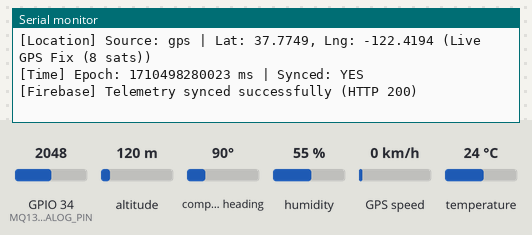
Bench run of a sketch on a simulated ESP32. On the bench: the last lines printed to the serial monitor. The test bench sets the inputs (shaded band); at power-on: GPIO 34 (MQ135_ANALOG_PIN) = 2048, altitude 120 m, compass heading 90°, humidity 55 %, GPS speed 0 km/h, temperature 24 °C. WiFi joins after 1.5 s; servers stay silent unless stated; uploads are accepted with an empty reply; the local clock reads 2024-03-15 10:24:30 at power-on unless the sketch sets it; the GPS gets a fix after 3 s at 37.7749, -122.4194 with 8 satellites.

Above: at 11.4 s.
11.5 s: GPIO 34 (MQ135_ANALOG_PIN) set to 2352
13.0 s: GPIO 34 (MQ135_ANALOG_PIN) set to 2452
At 21.6 s:
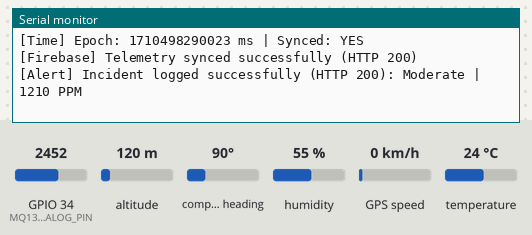
21.9 s: GPIO 34 (MQ135_ANALOG_PIN) set to 2579
23.4 s: GPIO 34 (MQ135_ANALOG_PIN) set to 2689
At 31.9 s:
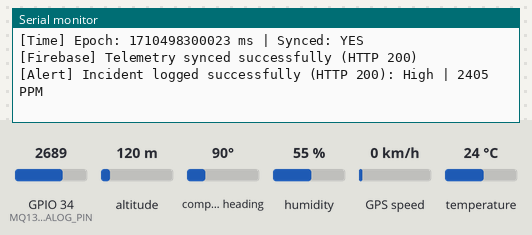

The sketch:

pollution_monitor.ino
```cpp
/*
 * ==============================================================================
 * Project: CityFleet IoT Pollution & Environmental Monitoring System
 * Target Hardware: ESP32-WROOM-32
 * Sensors: MQ-135 (Gas), DHT11 (Temp/Hum), NEO-6M (GPS)
 * Cloud Backend: Google Firebase Realtime Database
 * ==============================================================================
 * Standalone Consolidated Firmware:
 * All Wi-Fi, Firebase, pin assignments, thresholds, and calibration settings
 * are defined directly in this file. No external header files (config.h/secrets.h)
 * are required.
 * ==============================================================================
 */

#include <WiFi.h>
#include <HTTPClient.h>
#include <HardwareSerial.h>
#include <TinyGPSPlus.h>
#include <DHT.h>
#include <ArduinoJson.h>
#include <time.h>

// ==============================================================================
// 1. Wi-Fi Access Point Credentials
// ==============================================================================
#define WIFI_SSID              "Rohan"
#define WIFI_PASSWORD          "098765432"

// ==============================================================================
// 2. Google Firebase Realtime Database Configuration
// ==============================================================================
#define FIREBASE_HOST          "https://pollutionmonitoring-4156-69176-default-rtdb.firebaseio.com"
#define FIREBASE_AUTH          "****************************************"
#define VEHICLE_ID             "KA01-5522"

// ==============================================================================
// 3. Hardware Pin Assignments (ESP32-WROOM-32)
// ==============================================================================
// MQ-135 Gas Sensor (Must use an ADC1 pin: GPIO 32-39 to avoid Wi-Fi conflicts)
#define MQ135_ANALOG_PIN       34

// DHT11 Temperature & Relative Humidity Sensor
#define DHTPIN                 4
#define DHTTYPE                DHT11

// NEO-6M GPS Module (HardwareSerial 2)
#define GPS_RX_PIN             26  // ESP32 RX2 (GPIO 26) <- NEO-6M TX
#define GPS_TX_PIN             27  // ESP32 TX2 (GPIO 27) -> NEO-6M RX
#define GPS_BAUD               9600

// ==============================================================================
// 4. Indoor GPS & Demonstration Fallback
// ==============================================================================
// When testing indoors where satellite signal is unavailable, fallback is used.
#define ENABLE_DEMO_GPS_FALLBACK true
#define DEMO_LOCATION_NAME     "Mijar, Moodbidri"
#define DEMO_LATITUDE          13.023600
#define DEMO_LONGITUDE         74.967600

// ==============================================================================
// 5. MQ-135 Calibration Parameters & AQI Thresholds
// ==============================================================================
#define MQ135_RL_OHMS          10000.0       // 10k load resistor on typical breakout boards
#define MQ135_R0_CLEAN_AIR     10000.0       // Baseline reference placeholder
#define MQ135_CURVE_A          116.6020682   // Power-law curve coefficient A
#define MQ135_CURVE_B          -2.769034857  // Power-law curve coefficient B

#define THRESHOLD_NORMAL       1000          // Good / Healthy air (PPM)
#define THRESHOLD_MODERATE     2000          // Moderate / Caution level (PPM)
#define THRESHOLD_CRITICAL     2500          // High / Hazardous level (PPM)

// ==============================================================================
// 6. Timing, Alert Rate-Limiting & SNTP Clock Settings
// ==============================================================================
#define SEND_INTERVAL_MS       10000         // Telemetry transmission interval (10 seconds)
#define ALERT_COOLDOWN_MS      60000         // 60-second cooldown between alerts for continuous breach
#define HTTP_TIMEOUT_MS        4000          // 4-second HTTP timeout for Firebase REST calls

#define NTP_SERVER_1           "pool.ntp.org"
#define NTP_SERVER_2           "time.google.com"
#define GMT_OFFSET_SEC         19800         // IST: UTC + 5:30 (5.5 * 3600 = 19800 seconds)
#define DAYLIGHT_OFFSET_SEC    0

// ==============================================================================
// Hardware Objects
// ==============================================================================
DHT dht(DHTPIN, DHTTYPE);
TinyGPSPlus gps;
HardwareSerial gpsSerial(2);

// Telemetry State
float cumulative_emission = 0.0;
unsigned long lastSendTime = 0;

// Alert Debounce & Cooldown State
String lastAlertStatus = "Normal";
unsigned long lastAlertTime = 0;

// Time Sync State
bool ntpConfigured = false;

// ==============================================================================
// Helper: Obtain Epoch Timestamp (Milliseconds) via NTP
// ==============================================================================
uint64_t getEpochTimestampMs(bool &isSynced) {
  time_t now;
  if (time(&now) > 1700000000) { // Valid time after Nov 2023
    isSynced = true;
    return ((uint64_t)now * 1000ULL) + (millis() % 1000);
  }
  isSynced = false;
  return millis();
}

// ==============================================================================
// Helper: MQ-135 Gas Sensor Reading & Power-Law Approximation
// ==============================================================================
float readMQ135PPM(int &rawADC, float &sensorVoltage, float &Rs, float &ratio, float &ppm_raw) {
  rawADC = analogRead(MQ135_ANALOG_PIN);
  sensorVoltage = (rawADC / 4095.0f) * 3.3f;

  // Protect against divide-by-zero or short-circuits
  if (sensorVoltage <= 0.05f) sensorVoltage = 0.05f;
  if (sensorVoltage >= 3.25f) sensorVoltage = 3.25f;

  // Calculate sensor resistance: Rs = ((Vc - Vout) / Vout) * RL
  Rs = ((3.3f - sensorVoltage) / sensorVoltage) * MQ135_RL_OHMS;

  // Clean-air baseline reference for uncalibrated sensor operation:
  // In the power curve (PPM = A * (Rs/R0)^B), clean air (~400 PPM background CO2)
  // corresponds to a ratio of (400 / A)^(1/B) ≈ 0.641.
  // Establishing an uncalibrated fresh-air baseline reference (R0 = Rs_baseline / 0.641)
  // allows PPM estimates to dynamically track real sensor resistance fluctuations.
  static float mq135_baseline_rs = 0.0f;
  if (mq135_baseline_rs <= 0.0f) {
    mq135_baseline_rs = Rs;
  } else if (Rs > mq135_baseline_rs) {
    mq135_baseline_rs = (mq135_baseline_rs * 0.95f) + (Rs * 0.05f);
  }

  float r0;
  if (MQ135_R0_CLEAN_AIR > 0.0f && MQ135_R0_CLEAN_AIR != 10000.0f) {
    r0 = MQ135_R0_CLEAN_AIR;
  } else {
    float cleanAirRatio = pow(400.0f / MQ135_CURVE_A, 1.0f / MQ135_CURVE_B);
    r0 = mq135_baseline_rs / cleanAirRatio;
  }

  // Power-law curve approximation for CO2 equivalent: PPM = A * (Rs / R0) ^ B
  ratio = Rs / r0;
  ppm_raw = MQ135_CURVE_A * pow(ratio, MQ135_CURVE_B);

  float ppm = ppm_raw;

  // Bound within reasonable atmospheric and sensor measurement bounds
  if (ppm < 350.0f) ppm = 350.0f;
  if (ppm > 5000.0f) ppm = 5000.0f;

  return ppm;
}

// ==============================================================================
// Helper: Determine Status Tier
// ==============================================================================
String getStatusTier(float ppm) {
  if (ppm <= THRESHOLD_NORMAL) return "Normal";
  if (ppm <= THRESHOLD_MODERATE) return "Moderate";
  return "High";
}

// ==============================================================================
// Helper: Send HTTP PATCH Telemetry to Firebase RTDB
// ==============================================================================
bool sendTelemetryToFirebase(String jsonPayload) {
  if (WiFi.status() != WL_CONNECTED) {
    Serial.println("[WiFi] Lost connection. Attempting auto-reconnect...");
    WiFi.reconnect();
    return false;
  }

  HTTPClient http;
  String url = String(FIREBASE_HOST) + "/vehicles/" + String(VEHICLE_ID) + ".json";
  if (strlen(FIREBASE_AUTH) > 0) {
    url += "?auth=" + String(FIREBASE_AUTH);
  }

  http.begin(url);
  http.setTimeout(HTTP_TIMEOUT_MS);
  http.addHeader("Content-Type", "application/json");

  int httpCode = http.PATCH(jsonPayload);
  bool success = false;

  if (httpCode == HTTP_CODE_OK || httpCode == HTTP_CODE_NO_CONTENT) {
    Serial.printf("[Firebase] Telemetry synced successfully (HTTP %d)\n", httpCode);
    success = true;
  } else if (httpCode == 401) {
    Serial.printf("[Firebase AUTH FAILURE] HTTP 401 Unauthorized! Token rejected or rules locked: %s\n", http.getString().c_str());
  } else if (httpCode == 404) {
    Serial.printf("[Firebase PATH ERROR] HTTP 404 Not Found! Check database URL: %s\n", http.getString().c_str());
  } else if (httpCode > 0) {
    Serial.printf("[Firebase ERROR] Server returned HTTP %d: %s\n", httpCode, http.getString().c_str());
  } else {
    Serial.printf("[Firebase NETWORK ERROR] Connection failed: %s\n", http.errorToString(httpCode).c_str());
  }

  http.end();
  return success;
}

// ==============================================================================
// Helper: Send Alert to Firebase RTDB (With Debounce & Cooldown)
// ==============================================================================
void checkAndSendAlert(String vehicleId, float ppm, float lat, float lng, String status, String note, uint64_t timestamp) {
  // Only trigger for non-normal conditions
  if (status == "Normal") {
    lastAlertStatus = "Normal";
    return;
  }

  bool statusChanged = (status != lastAlertStatus);
  bool cooldownElapsed = (millis() - lastAlertTime >= ALERT_COOLDOWN_MS);

  if (!statusChanged && !cooldownElapsed) {
    // Suppress redundant alert flooding
    return;
  }

  if (WiFi.status() != WL_CONNECTED) return;

  HTTPClient http;
  String url = String(FIREBASE_HOST) + "/alerts.json";
  if (strlen(FIREBASE_AUTH) > 0) {
    url += "?auth=" + String(FIREBASE_AUTH);
  }

  StaticJsonDocument<384> alertDoc;
  alertDoc["vehicle"] = vehicleId;
  alertDoc["co2"] = (int)ppm;
  alertDoc["time"] = timestamp;
  alertDoc["location"] = String(lat, 4) + ", " + String(lng, 4);
  alertDoc["status"] = status;
  alertDoc["note"] = note;

  String alertPayload;
  serializeJson(alertDoc, alertPayload);

  http.begin(url);
  http.setTimeout(HTTP_TIMEOUT_MS);
  http.addHeader("Content-Type", "application/json");
  int httpCode = http.POST(alertPayload);

  if (httpCode == HTTP_CODE_OK || httpCode == HTTP_CODE_NO_CONTENT) {
    Serial.printf("[Alert] Incident logged successfully (HTTP %d): %s | %d PPM\n", httpCode, status.c_str(), (int)ppm);
    lastAlertStatus = status;
    lastAlertTime = millis();
  } else if (httpCode == 401) {
    Serial.printf("[Alert AUTH FAILURE] HTTP 401 Unauthorized! Alert rejected by Firebase: %s\n", http.getString().c_str());
  } else {
    Serial.printf("[Alert ERROR] Failed to log incident (HTTP %d): %s\n", httpCode, http.getString().c_str());
  }

  http.end();
}

// ==============================================================================
// Setup Routine
// ==============================================================================
void setup() {
  Serial.begin(115200);
  delay(1200);

  Serial.println("\n=======================================================");
  Serial.println("  CityFleet IoT Pollution Monitoring Station (ESP32)");
  Serial.println("=======================================================");
  Serial.printf("Node ID: %s\n", VEHICLE_ID);
  Serial.printf("Demo Fallback: %s (%s)\n",
                ENABLE_DEMO_GPS_FALLBACK ? "ENABLED" : "DISABLED",
                DEMO_LOCATION_NAME);

  // Initialize Sensors
  pinMode(MQ135_ANALOG_PIN, INPUT);
  dht.begin();
  gpsSerial.begin(GPS_BAUD, SERIAL_8N1, GPS_RX_PIN, GPS_TX_PIN);
  Serial.println("[Sensors] MQ-135, DHT11, and NEO-6M initialized.");

  // Connect to Wi-Fi
  Serial.printf("[WiFi] Connecting to %s", WIFI_SSID);
  WiFi.mode(WIFI_STA);
  WiFi.begin(WIFI_SSID, WIFI_PASSWORD);

  unsigned long startAttempt = millis();
  while (WiFi.status() != WL_CONNECTED && millis() - startAttempt < 15000) {
    delay(400);
    Serial.print(".");
  }

  if (WiFi.status() == WL_CONNECTED) {
    Serial.println("\n[WiFi] Connected! IP: " + WiFi.localIP().toString());
    // Configure NTP Time Sync
    configTime(GMT_OFFSET_SEC, DAYLIGHT_OFFSET_SEC, NTP_SERVER_1, NTP_SERVER_2);
    ntpConfigured = true;
    Serial.println("[NTP] SNTP time synchronization requested.");
  } else {
    Serial.println("\n[WiFi] Connection timed out. Running in offline/reconnect mode.");
  }
}

// ==============================================================================
// Main Loop Routine
// ==============================================================================
void loop() {
  // 1. Continuously process incoming NMEA characters from GPS module
  while (gpsSerial.available() > 0) {
    gps.encode(gpsSerial.read());
  }

  // 2. Periodic Telemetry Transmission Loop
  if (millis() - lastSendTime >= SEND_INTERVAL_MS) {
    lastSendTime = millis();

    // Re-trigger NTP config if connection was established late
    if (!ntpConfigured && WiFi.status() == WL_CONNECTED) {
      configTime(GMT_OFFSET_SEC, DAYLIGHT_OFFSET_SEC, NTP_SERVER_1, NTP_SERVER_2);
      ntpConfigured = true;
    }

    // A. Read MQ-135 Air Quality Sensor
    int rawADC = 0;
    float sensorVoltage = 0.0;
    float Rs = 0.0;
    float ratio = 0.0;
    float ppm_raw = 0.0;
    float co2_ppm = readMQ135PPM(rawADC, sensorVoltage, Rs, ratio, ppm_raw);
    String status = getStatusTier(co2_ppm);

    // B. Read DHT11 Temperature & Humidity
    float temperature = dht.readTemperature();
    float humidity = dht.readHumidity();
    bool dht_valid = !isnan(temperature) && !isnan(humidity) &&
                     (temperature >= -10.0 && temperature <= 65.0) &&
                     (humidity >= 0.0 && humidity <= 100.0);

    // C. Read GPS Coordinates with Explicit Demonstration Fallback
    float latitude = 0.0;
    float longitude = 0.0;
    bool gps_valid = false;
    String location_source = "unavailable";
    String location_label = "Location Unavailable";

    if (gps.location.isValid() && (gps.location.age() < 5000)) {
      latitude = gps.location.lat();
      longitude = gps.location.lng();
      gps_valid = true;
      location_source = "gps";
      location_label = "Live GPS Fix (" + String(gps.satellites.value()) + " sats)";
    } else if (ENABLE_DEMO_GPS_FALLBACK) {
      latitude = DEMO_LATITUDE;
      longitude = DEMO_LONGITUDE;
      gps_valid = false;
      location_source = "demo_fallback";
      location_label = DEMO_LOCATION_NAME;
    }

    // D. Compute Derived Emission Metrics
    float emission_per_km = co2_ppm / 200.0;
    cumulative_emission += (emission_per_km * (SEND_INTERVAL_MS / 60000.0));

    // E. Resolve Network Timestamp
    bool time_synced = false;
    uint64_t timestamp = getEpochTimestampMs(time_synced);

    // F. Build JSON Payload
    StaticJsonDocument<512> doc;
    doc["vehicle_id"] = VEHICLE_ID;
    doc["co2_ppm"] = (int)co2_ppm;
    doc["raw_adc"] = rawADC;
    doc["gas_calibrated"] = false; // Flagged as uncalibrated model estimate

    if (dht_valid) {
      doc["temperature"] = serialized(String(temperature, 1));
      doc["humidity"] = serialized(String(humidity, 1));
      doc["dht_valid"] = true;
    } else {
      doc["temperature"] = nullptr;
      doc["humidity"] = nullptr;
      doc["dht_valid"] = false;
    }

    doc["latitude"] = serialized(String(latitude, 6));
    doc["longitude"] = serialized(String(longitude, 6));
    doc["gps_valid"] = gps_valid;
    doc["location_source"] = location_source;
    doc["location_label"] = location_label;

    doc["emission_per_km"] = serialized(String(emission_per_km, 2));
    doc["total_emission"] = serialized(String(cumulative_emission, 1));
    doc["status"] = status;
    doc["timestamp"] = timestamp;
    doc["time_synced"] = time_synced;
    doc["last_seen"] = timestamp;

    String jsonPayload;
    serializeJson(doc, jsonPayload);

    // G. Output Diagnostics to Serial Monitor
    Serial.println("\n-------------------------------------------------------");
    Serial.printf("[Telemetry] Node: %s | CO2: %d PPM (ADC: %d) | Status: %s\n",
                  VEHICLE_ID, (int)co2_ppm, rawADC, status.c_str());
    Serial.printf("[MQ-135 Diagnostic] Raw ADC: %d | Vout: %.3f V | Rs: %.1f Ohm | Rs/R0: %.3f | Raw PPM: %.2f | Final PPM: %d\n",
                  rawADC, sensorVoltage, Rs, ratio, ppm_raw, (int)co2_ppm);
    if (dht_valid) {
      Serial.printf("[DHT11 Diagnostic] Pin: GPIO %d | Sensor: DHT11 | Temp: %.1f °C | Humidity: %.1f %% | Valid: YES\n",
                    DHTPIN, temperature, humidity);
    } else {
      Serial.printf("[DHT11 Diagnostic] Pin: GPIO %d | Sensor: DHT11 | Temp: %s | Humidity: %s | Valid: NO (NaN or out of bounds)\n",
                    DHTPIN,
                    isnan(temperature) ? "NaN" : String(temperature, 1).c_str(),
                    isnan(humidity) ? "NaN" : String(humidity, 1).c_str());
    }
    Serial.printf("[Location] Source: %s | Lat: %.4f, Lng: %.4f (%s)\n",
                  location_source.c_str(), latitude, longitude, location_label.c_str());
    Serial.printf("[Time] Epoch: %llu ms | Synced: %s\n",
                  (unsigned long long)timestamp, time_synced ? "YES" : "NO (uptime)");

    // H. Push Telemetry to Firebase RTDB
    sendTelemetryToFirebase(jsonPayload);

    // I. Check and Debounce Alerts
    if (status != "Normal") {
      String note = (status == "High")
                    ? "Critical emission spike detected"
                    : "Moderate emission threshold warning";
      checkAndSendAlert(VEHICLE_ID, co2_ppm, latitude, longitude, status, note, timestamp);
    }
  }
}
```

Measured:
- the behaviour switches between 2383 and 2384 on GPIO 34 (MQ135_ANALOG_PIN) (found by bisection; images 0 and 1)
- the behaviour switches between 2626 and 2627 on GPIO 34 (MQ135_ANALOG_PIN) (found by bisection; images 1 and 2)
- after the input at 13.0 s, the serial monitor: prints a new line after 7.0 s (image 1)
- after the input at 23.4 s, the serial monitor: prints a new line after 6.6 s (image 2)
